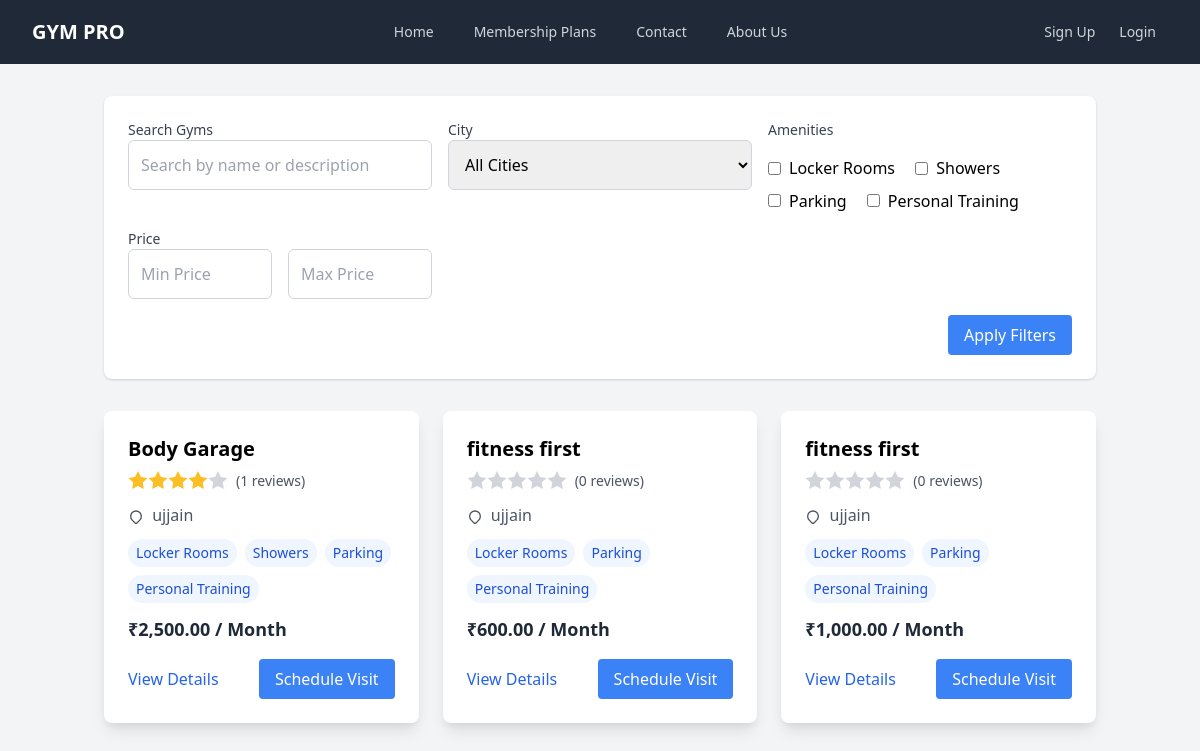
Screenshot of /gyms.php with the database file from the repository.
### tables this page shows
CREATE TABLE `gyms` (
  `gym_id` int(11) NOT NULL,
  `owner_id` int(11) NOT NULL,
  `name` varchar(255) NOT NULL,
  `description` text DEFAULT NULL,
  `address` text NOT NULL,
  `city` varchar(100) NOT NULL,
  `state` varchar(100) DEFAULT NULL,
  `country` varchar(100) NOT NULL,
  `zip_code` varchar(20) DEFAULT NULL,
  `cover_photo` varchar(255) NOT NULL,
  `latitude` decimal(10,8) DEFAULT NULL,
  `longitude` decimal(11,8) DEFAULT NULL,
  `contact_phone` varchar(20) DEFAULT NULL,
  `contact_email` varchar(255) DEFAULT NULL,
  `amenities` longtext DEFAULT NULL CHECK (json_valid(`amenities`)),
  `max_capacity` int(11) NOT NULL,
  `current_occupancy` int(11) DEFAULT 0,
  `rating` decimal(3,2) DEFAULT NULL,
  `status` enum('active','inactive','pending') DEFAULT 'pending'
);

### gyms.php (the view, shortened to what this page needs)
<?php
$GymDatabase = new GymDatabase();
$db = $GymDatabase->getConnection();
$search = $_GET['search'] ?? '';
$min_price = $_GET['min_price'] ?? $_POST['min_price'] ?? '';
$max_price = $_GET['max_price'] ?? '';
$sql = "
    SELECT g.*,
           (SELECT AVG(rating) FROM reviews r WHERE r.gym_id = g.gym_id) as avg_rating,
           (SELECT COUNT(*) FROM reviews r WHERE r.gym_id = g.gym_id) as review_count,
           gmp.price as monthly_price
    FROM gyms g
    JOIN gym_membership_plans gmp ON g.gym_id = gmp.gym_id
    WHERE g.status = 'active'
    AND gmp.duration = 'Monthly'";
$params = [];
$stmt = $db->prepare($sql);
$stmt->execute($params);
$gyms = $stmt->fetchAll(PDO::FETCH_ASSOC);
$query = "SELECT DISTINCT JSON_UNQUOTE(JSON_EXTRACT(amenities, CONCAT('$[', n, ']'))) AS amenity
          FROM gyms
          CROSS JOIN (SELECT 0 AS n UNION SELECT 1 UNION SELECT 2 UNION SELECT 3 UNION SELECT 4 UNION SELECT 5 UNION SELECT 6 UNION SELECT 7 UNION SELECT 8 UNION SELECT 9) n
          WHERE status = 'active' AND amenities IS NOT NULL";
$stmt = $db->query($query);
$amenities = $stmt->fetchAll(PDO::FETCH_COLUMN);
include 'includes/navbar.php';
?>
<div class="container mx-auto px-4 py-8">
    <div class="mb-8 bg-white p-6 rounded-lg shadow">
        <form method="GET" class="space-y-4">
            <div class="grid grid-cols-1 md:grid-cols-3 gap-4">
                <div>
                    <label class="block text-sm font-medium text-gray-700">Search Gyms</label>
                    <input type="text" name="search" value="<?php echo htmlspecialchars($search); ?>"
                           class="block w-full rounded-md border border-gray-300 p-3" placeholder="Search by name or description">
                </div>
                <div>
                    <label class="block text-sm font-medium text-gray-700">City</label>
                    <select name="city" class="p-3 border border-gray-300 rounded-md w-full">
                        <option value="">All Cities</option>
                    </select>
                </div>
                <div>
                    <label class="block text-sm font-medium text-gray-700">Amenities</label>
                    <div class="mt-2 space-y-2">
                        <?php
                        foreach ($amenities as $amenity):
                            if (!empty($amenity)) {
                        ?>
                            <label class="inline-flex items-center mr-4">
                                <input type="checkbox"  name="amenities[]" value="<?php echo $amenity; ?>"
                                       <?php echo in_array($amenity, $amenities) ? '' : 'checked'; ?>
                                       class="rounded border-gray-300 text-blue-600">
                                <span class="ml-2"><?php echo ucfirst($amenity); ?></span>
                            </label>
                        <?php } endforeach; ?>
                    </div>
                </div>
                <div>
                    <label class="block text-sm font-medium text-gray-700">Price</label>
                    <div class="flex space-x-4">
                        <div>
                            <input type="number" name="min_price" value="<?php echo htmlspecialchars($min_price); ?>"
                                   class="block w-full rounded-md border border-gray-300 p-3" placeholder="Min Price">
                        </div>
                        <div>
                            <input type="number" name="max_price" value="<?php echo htmlspecialchars($max_price); ?>"
                                   class="block w-full rounded-md border border-gray-300 p-3" placeholder="Max Price">
                        </div>
                    </div>
                </div>
            </div>
            <div class="flex justify-end">
                <button type="submit" class="bg-blue-500 text-white px-4 py-2 rounded hover:bg-blue-600">
                    Apply Filters
                </button>
            </div>
        </form>
    </div>
    <div class="grid grid-cols-1 md:grid-cols-3 gap-6">
        <?php foreach ($gyms as $gym): ?>
            <div class="bg-white rounded-lg shadow-lg overflow-hidden hover:shadow-xl transition-shadow duration-300">
                <div class="p-6">
                    <h3 class="text-xl font-bold mb-2"><?php echo htmlspecialchars($gym['name']); ?></h3>
                    <div class="flex items-center mb-3">
                        <?php
                        $rating = round($gym['avg_rating'] ?? 0);
                        for ($i = 1; $i <= 5; $i++):
                        ?>
                            <svg class="h-5 w-5 <?php echo $i <= $rating ? 'text-yellow-400' : 'text-gray-300'; ?> fill-current"
                                 viewBox="0 0 20 20">
                                <path d="M10 15l-5.878 3.09 1.123-6.545L.489 6.91l6.572-.955L10 0l2.939 5.955 6.572.955-4.756 4.635 1.123 6.545z"/>
                            </svg>
                        <?php endfor; ?>
                        <span class="ml-2 text-sm text-gray-600">
                            (<?php echo $gym['review_count'] ?? 0; ?> reviews)
                        </span>
                    </div>
                    <p class="text-gray-600 mb-2">
                        <svg class="inline w-4 h-4 mr-1" fill="none" stroke="currentColor" viewBox="0 0 24 24">
                            <path stroke-linecap="round" stroke-linejoin="round" stroke-width="2"
                                  d="M17.657 16.657L13.414 20.9a1.998 1.998 0 01-2.827 0l-4.244-4.243a8 8 0 1111.314 0z"/>
                        </svg>
                        <?php echo htmlspecialchars($gym['city']); ?>
                    </p>
                    <div class="flex flex-wrap gap-2 my-3">
                        <?php foreach (json_decode($gym['amenities'], true) as $amenity): ?>
                            <span class="px-2 py-1 bg-blue-50 text-blue-700 rounded-full text-sm">
                                <?php echo ucfirst($amenity); ?>
                            </span>
                        <?php endforeach; ?>
                    </div>
                    <div class="mb-4">
                        <p class="text-lg font-semibold text-gray-800">
                            ₹<?php echo number_format($gym['monthly_price'], 2); ?> / Month
                        </p>
                    </div>
                    <div class="flex justify-between items-center mt-4">
                        <a href="../gym/gym_details.php?gym_id=<?php echo $gym['gym_id']; ?>"
                           class="text-blue-600 hover:text-blue-800">View Details</a>
                        <a href="../gym/schedule.php?gym_id=<?php echo $gym['gym_id']; ?>"
                           class="bg-blue-500 text-white px-4 py-2 rounded hover:bg-blue-600">
                            Schedule Visit
                        </a>
                    </div>
                </div>
            </div>
        <?php endforeach; ?>
    </div>
</div>

### includes/navbar.php (shortened to what this page needs)
<?php
    $role         = $_SESSION['role'] ?? '';
    $isLoggedIn   = isset($_SESSION['user_id']) || isset($_SESSION['owner_id']);
    $unreadNotificationsCount = 0;
?>
<!DOCTYPE html>
<html lang="en">
<head>
    <link href="https://cdn.jsdelivr.net/npm/tailwindcss@2.2.19/dist/tailwind.min.css" rel="stylesheet">
</head>
<body class="bg-gray-100">
    <nav x-data="{ open: false }" class="bg-gray-800">
        <div class="max-w-7xl mx-auto px-4 sm:px-6 lg:px-8">
            <div class="flex items-center justify-between h-16">
                <div class="flex items-center">
                    <a href="/gym" class="text-white font-bold text-xl">GYM PRO</a>
                </div>
                <div class="hidden md:block">
                    <div class="ml-10 flex items-baseline space-x-4">
                    <?php if ($role === 'admin'): ?>
                                <a href="/gym/admin/dashboard.php" class="text-gray-300 hover:bg-gray-700 hover:text-white px-3 py-2 rounded-md text-sm font-medium">Dashboard</a>
                                <a href="/gym/admin/members.php" class="text-gray-300 hover:bg-gray-700 hover:text-white px-3 py-2 rounded-md text-sm font-medium">Members</a>
                                <a href="/gym/admin/users.php" class="text-gray-300 hover:bg-gray-700 hover:text-white px-3 py-2 rounded-md text-sm font-medium">Users</a>
                                <a href="/gym/admin/gym-owners.php" class="text-gray-300 hover:bg-gray-700 hover:text-white px-3 py-2 rounded-md text-sm font-medium">Gym Owners</a>
                                <a href="/gym/admin/manage_gym.php" class="text-gray-300 hover:bg-gray-700 hover:text-white px-3 py-2 rounded-md text-sm font-medium">Gyms</a>
                                <a href="/gym/admin/reviews.php" class="text-gray-300 hover:bg-gray-700 hover:text-white px-3 py-2 rounded-md text-sm font-medium">Reviews</a>
                                <a href="/gym/admin/membership_plans.php" class="text-gray-300 hover:bg-gray-700 hover:text-white px-3 py-2 rounded-md text-sm font-medium">Plans</a>
                                <a href="/gym/admin/see-gym-earn.php" class="text-gray-300 hover:bg-gray-700 hover:text-white px-3 py-2 rounded-md text-sm font-medium">Gym Earnings</a>
                            <?php else : ?>
                                <a href="/gym/" class="text-gray-300 hover:bg-gray-700 hover:text-white px-3 py-2 rounded-md text-sm font-medium">Home</a>
                                <a href="/gym/view_membership.php" class="text-gray-300 hover:bg-gray-700 hover:text-white px-3 py-2 rounded-md text-sm font-medium">Membership Plans</a>
                                <a href="/gym/contact.php" class="text-gray-300 hover:bg-gray-700 hover:text-white px-3 py-2 rounded-md text-sm font-medium">Contact</a>
                                <a href="/gym/about-us.php" class="text-gray-300 hover:bg-gray-700 hover:text-white px-3 py-2 rounded-md text-sm font-medium">About Us</a>
                            <?php endif; ?>
                    </div>
                </div>
                <div class="hidden md:block">
                    <div class="ml-4 flex items-center">
                        <?php if ($isLoggedIn): ?>
                            <span class="text-white mr-4"><?php echo htmlspecialchars($_SESSION['username']); ?></span>
                            <a href="/gym/includes/logout.php" class="text-red-500 hover:text-red-400 px-3 py-2 rounded-md text-sm font-medium">Logout</a>
                            <a href="/gym/notifications.php" class="relative text-white hover:text-gray-300">
                                <svg xmlns="http://www.w3.org/2000/svg" class="h-6 w-6" viewBox="0 0 20 20" fill="currentColor">
                                    <path fill-rule="evenodd" d="M10 2a6 6 0 00-6 6v4a2 2 0 01-1 1.732V14h14v-.268A2 2 0 0116 12V8a6 6 0 00-6-6zM4 14v1a2 2 0 002 2h8a2 2 0 002-2v-1H4z" />
                                </svg>
                                <?php if ($unreadNotificationsCount > 0): ?>
                                    <span class="absolute top-0 right-0 bg-red-500 text-white text-xs px-1 rounded-full">
                                        <?php echo $unreadNotificationsCount; ?>
                                    </span>
                                <?php endif; ?>
                            </a>
                        <?php else: ?>
                            <a href="/gym/register.php" class="text-gray-300 hover:bg-gray-700 hover:text-white px-3 py-2 rounded-md text-sm font-medium">Sign Up</a>
                            <a href="/gym/login.php" class="text-gray-300 hover:bg-gray-700 hover:text-white px-3 py-2 rounded-md text-sm font-medium">Login</a>
                        <?php endif; ?>
                    </div>
                </div>
            </div>
        </div>
    </nav>
</body>
</html>

### rows the page displays
gyms: name "Body Garage", review_count "1", city "ujjain", amenities "Locker Rooms", amenities "Showers", amenities "Parking", amenities "Personal Training", monthly_price "2,500.00"
gyms: name "fitness first", review_count "0", city "ujjain", amenities "Locker Rooms", amenities "Parking", amenities "Personal Training", monthly_price "600.00", monthly_price "1,000.00"

### other values shown
$amenity "Locker Rooms"
$amenity "Showers"
$amenity "Parking"
$amenity "Personal Training"
